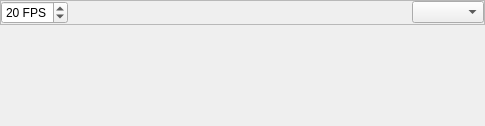
<?xml version="1.0" encoding="UTF-8"?>
<ui version="4.0">
 <class>ToolBarWidget</class>
 <widget class="QWidget" name="ToolBarWidget">
  <property name="geometry">
   <rect>
    <x>0</x>
    <y>0</y>
    <width>485</width>
    <height>126</height>
   </rect>
  </property>
  <property name="sizePolicy">
   <sizepolicy hsizetype="Preferred" vsizetype="Preferred">
    <horstretch>0</horstretch>
    <verstretch>0</verstretch>
   </sizepolicy>
  </property>
  <property name="windowTitle">
   <string notr="true"/>
  </property>
  <layout class="QGridLayout" name="mainLayout">
   <property name="margin">
    <number>0</number>
   </property>
   <property name="spacing">
    <number>-1</number>
   </property>
   <item row="1" column="0" rowspan="2">
    <widget class="RecordItNow::TimerWidget" name="timerWidget">
     <property name="sizePolicy">
      <sizepolicy hsizetype="Fixed" vsizetype="Fixed">
       <horstretch>0</horstretch>
       <verstretch>0</verstretch>
      </sizepolicy>
     </property>
     <property name="frameShape">
      <enum>QFrame::StyledPanel</enum>
     </property>
     <property name="frameShadow">
      <enum>QFrame::Raised</enum>
     </property>
     <property name="lineWidth">
      <number>1</number>
     </property>
     <property name="midLineWidth">
      <number>0</number>
     </property>
    </widget>
   </item>
   <item row="1" column="1" rowspan="2" colspan="2">
    <widget class="RecordItNow::OutputWidget" name="outputWidget">
     <property name="frameShape">
      <enum>QFrame::StyledPanel</enum>
     </property>
     <property name="frameShadow">
      <enum>QFrame::Raised</enum>
     </property>
    </widget>
   </item>
   <item row="0" column="0" colspan="3">
    <widget class="QFrame" name="optionsFrame">
     <property name="frameShape">
      <enum>QFrame::StyledPanel</enum>
     </property>
     <property name="frameShadow">
      <enum>QFrame::Raised</enum>
     </property>
     <layout class="QHBoxLayout" name="optionsLayout">
      <property name="margin">
       <number>0</number>
      </property>
      <item>
       <widget class="KIntSpinBox" name="fpsSpinBox">
        <property name="sizePolicy">
         <sizepolicy hsizetype="Fixed" vsizetype="Fixed">
          <horstretch>0</horstretch>
          <verstretch>0</verstretch>
         </sizepolicy>
        </property>
        <property name="maximumSize">
         <size>
          <width>16777215</width>
          <height>16777215</height>
         </size>
        </property>
        <property name="toolTip">
         <string>Frames per second</string>
        </property>
        <property name="wrapping">
         <bool>false</bool>
        </property>
        <property name="frame">
         <bool>true</bool>
        </property>
        <property name="buttonSymbols">
         <enum>QAbstractSpinBox::UpDownArrows</enum>
        </property>
        <property name="accelerated">
         <bool>false</bool>
        </property>
        <property name="suffix">
         <string> FPS</string>
        </property>
        <property name="prefix">
         <string/>
        </property>
        <property name="minimum">
         <number>1</number>
        </property>
        <property name="value">
         <number>20</number>
        </property>
       </widget>
      </item>
      <item>
       <widget class="CheckIcon" name="soundCheck" native="true">
        <property name="minimumSize">
         <size>
          <width>22</width>
          <height>22</height>
         </size>
        </property>
        <property name="toolTip">
         <string>Record sound</string>
        </property>
       </widget>
      </item>
      <item>
       <spacer name="horizontalSpacer">
        <property name="orientation">
         <enum>Qt::Horizontal</enum>
        </property>
        <property name="sizeHint" stdset="0">
         <size>
          <width>40</width>
          <height>20</height>
         </size>
        </property>
       </spacer>
      </item>
      <item>
       <widget class="KComboBox" name="backendCombo">
        <property name="sizePolicy">
         <sizepolicy hsizetype="Fixed" vsizetype="Fixed">
          <horstretch>0</horstretch>
          <verstretch>0</verstretch>
         </sizepolicy>
        </property>
        <property name="maximumSize">
         <size>
          <width>16777215</width>
          <height>16777215</height>
         </size>
        </property>
        <property name="toolTip">
         <string>Backend</string>
        </property>
        <property name="insertPolicy">
         <enum>QComboBox::InsertAlphabetically</enum>
        </property>
        <property name="sizeAdjustPolicy">
         <enum>QComboBox::AdjustToContents</enum>
        </property>
        <property name="frame">
         <bool>true</bool>
        </property>
       </widget>
      </item>
     </layout>
    </widget>
   </item>
   <item row="3" column="0">
    <spacer name="spacer">
     <property name="orientation">
      <enum>Qt::Vertical</enum>
     </property>
     <property name="sizeHint" stdset="0">
      <size>
       <width>20</width>
       <height>0</height>
      </size>
     </property>
    </spacer>
   </item>
  </layout>
 </widget>
 <customwidgets>
  <customwidget>
   <class>KIntSpinBox</class>
   <extends>QSpinBox</extends>
   <header>knuminput.h</header>
  </customwidget>
  <customwidget>
   <class>KComboBox</class>
   <extends>QComboBox</extends>
   <header>kcombobox.h</header>
  </customwidget>
  <customwidget>
   <class>CheckIcon</class>
   <extends>QWidget</extends>
   <header>checkicon.h</header>
   <container>1</container>
  </customwidget>
  <customwidget>
   <class>RecordItNow::OutputWidget</class>
   <extends>QFrame</extends>
   <header>outputwidget.h</header>
   <container>1</container>
  </customwidget>
  <customwidget>
   <class>RecordItNow::TimerWidget</class>
   <extends>QFrame</extends>
   <header>timerwidget.h</header>
   <container>1</container>
  </customwidget>
 </customwidgets>
 <tabstops>
  <tabstop>fpsSpinBox</tabstop>
  <tabstop>backendCombo</tabstop>
 </tabstops>
 <resources/>
 <connections/>
</ui>
